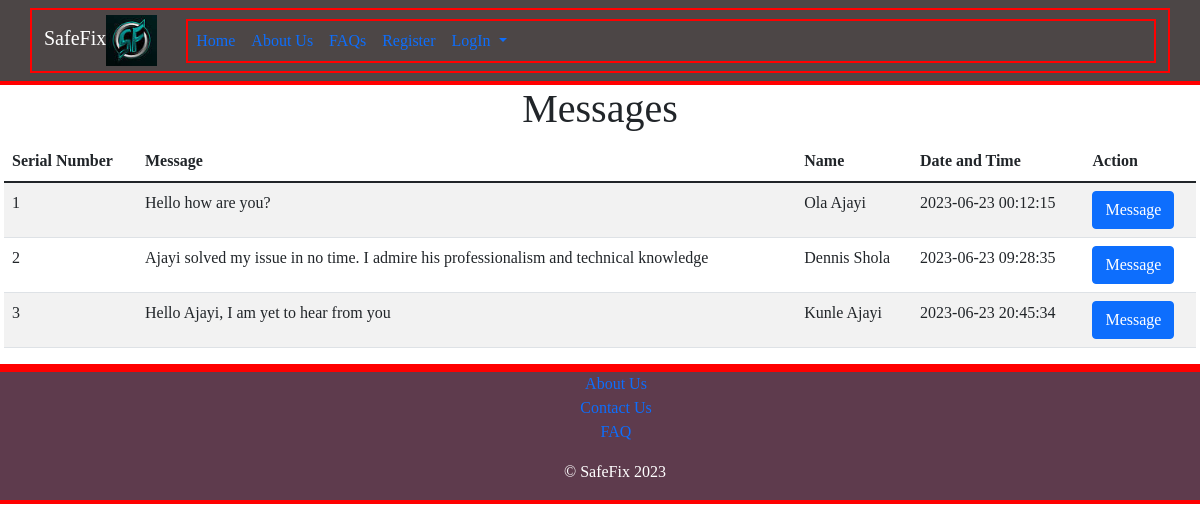
/viewcustmsg.php?id=16, run on the app's committed database.
### tables this page shows
CREATE TABLE `customerchat` (
  `customerchat_id` int(11) NOT NULL,
  `messagechat` text NOT NULL,
  `customer_id` int(11) NOT NULL,
  `repair_id` int(11) NOT NULL,
  `request_created` timestamp NULL DEFAULT current_timestamp()
);

### classes/dbconnection.php (called while the page is built, shortened)
<?php
class Dbconnection{
    private $conn;
    public function connect(){
        try{
            $this->conn = new PDO(self::DSN, self::DB_USERNAME, self::DB_PASSWORD);
            $this->conn->setAttribute(PDO::ATTR_ERRMODE, PDO::ERRMODE_EXCEPTION);
        }catch(PDOException $ex){
            error_log("Connection Unsuccessful". $ex->getMessage());
        }
        return $this->conn;
    }
}
?>

### classes/Customerchat.php (called while the page is built, shortened)
<?php
require_once("Dbconnection.php");
class Customerchat extends Dbconnection{
    private $conn;
    public function __construct(){
        $this->conn = $this->connect();
    }
         public function getCustomermessages($repairer){
             $sql = "SELECT messagechat, concat(customer.cust_firstName, ' ', customer.cust_lastName) as 'customer name', request_created, customer.cust_id FROM customerchat INNER JOIN customer on customerchat.customer_id = customer.cust_id WHERE customerchat.repair_id = ?";
            $stmt = $this->conn->prepare($sql);
            $stmt->execute([$repairer]);
            $result = $stmt->fetchAll(PDO::FETCH_ASSOC);
            return $result;
        }
}

### viewcustmsg.php (the view)
<?php
    require("classes/Customerchat.php");
    $repairer = new Customerchat();
    if(isset($_GET['id'])){
        $repairer_id = $_GET['id'];
    }
    $custrepairers = $repairer->getCustomermessages($repairer_id);
?>
<?php
  require_once("partials/header1.php");
?>
    <div class="row">
    <div class="col-md-12">
        <h1 class="text-center">Messages</h1>
    <table class="table table-striped">
        <thead>
            <th>Serial Number</th>
            <th>Message</th>
            <th>Name</th>
            <th>Date and Time</th>
            <th>Action</th>
        </thead>
        <tbody>
            <?php
        $sn = 1;
                foreach($custrepairers as $repair){
                    ?>
                        <tr>
                            <td><?php echo $sn++ ?></td>
                            <td><?php echo $repair["messagechat"] ?></td>
                            <td><?php echo $repair["customer name"] ?></td>
                            <td><?php echo $repair["request_created"] ?></td>
                            <td><a href='repairerchatmessage.php?id=<?php echo $repair["cust_id"] ?>' target="_blank" class="btn btn-primary">Message</a></td>
                        </tr>
                    <?php
                }
            ?>
        </tbody>
</table>
            </div>
            </div>
 <?php
  require_once("partials/footer.php");
?>

### assets/css/miniproject.css (style rules this page uses)
* { box-sizing:border-box; }
div { border:2px solid red; }
h1,h2,h3,h4,h5,p,a,button,input,div { font-family:algerian serif; }

### data on the page
customerchat: messagechat "Hello how are you?", customer "Ola Ajayi", request_created "2023-06-23 00:12:15"
customerchat: messagechat "Ajayi solved my issue in no time. I admire his professionalism and technical knowledge", customer "Dennis Shola", request_created "2023-06-23 09:28:35"
customerchat: messagechat "Hello Ajayi, I am yet to hear from you", customer "Kunle Ajayi", request_created "2023-06-23 20:45:34"
